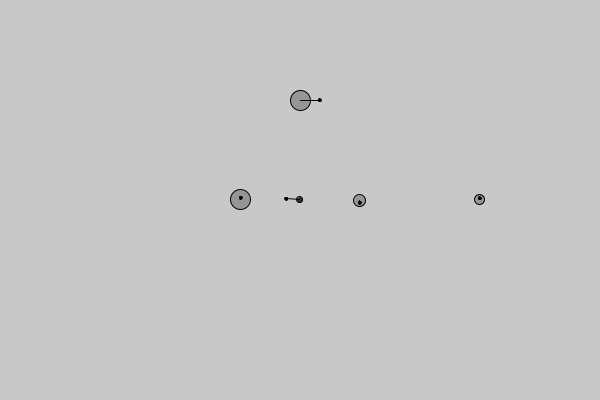
Frame 1 (no input)
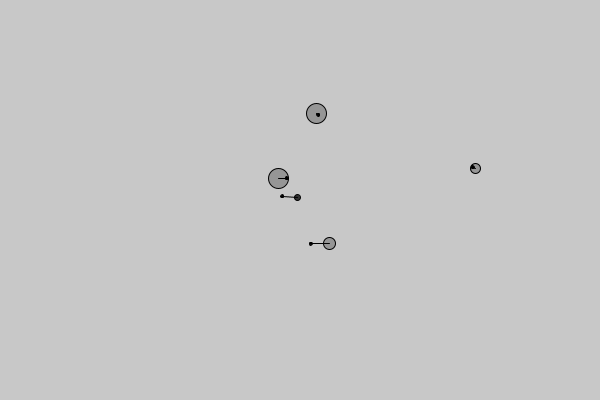
Frame 60 (the mouse pressed at the canvas centre just before this capture)
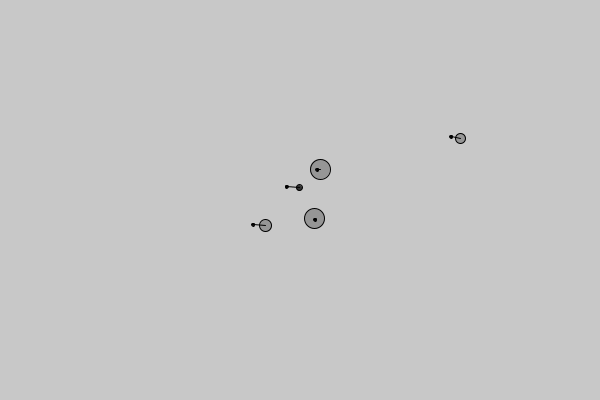
Frame 120 (the mouse held since frame 60 and released just before this capture)

The Processing sketch that drew these frames (run headless with seeded random() and noise(); from frame 60 on, the mouse is pressed at the canvas centre):

// Processing sketch: IV_1_Harmonic_Motion
// ── IV_1_Harmonic_Motion.pde
Mover[] m;

void setup() {
  size(600, 400);
  m = new Mover[5];
  m[0] = new Mover();
  m[1] = new Mover(60);
  for(int i = 2; i < m.length; i++) {
    PVector pos = new PVector(i*width/5,  height/2);
    m[i] = new Mover(pos, 20/i);
  }
}

void draw() {
  background(200);
  for(int i = 0; i < m.length; i++) {
    for(int j = 0; j < m.length; j++) {
      if (i != j) {
        PVector gravity = m[j].attract(m[i]);
        m[i].applyForce(gravity);
      }
    }
    println(m[i].pos.x);
    println(m[i].pos.y);
    m[i].update();
    m[i].display();
  }
}
// ── Mover.pde
class Mover {
  PVector pos;
  PVector vel;
  PVector acc;
  float ang;
  float angVel;
  float angAcc;
  float mass;
  
  Mover() {
    pos = new PVector(width/2, height/4);
    vel = new PVector(random(-1, 1), 0);
    acc = new PVector(0, 0);
    mass = 10;
  }
  
  Mover(float mass) {
    pos = new PVector(width/2, height/2);
    vel = new PVector(0, 0);
    acc = new PVector(0, 0);
    this.mass = mass;
  }
  
  Mover(PVector pos, float mass) {
    this.pos = new PVector();
    this.pos = pos.copy();
    vel = new PVector(0, random(-1, 1));
    acc = new PVector(0, 0);
    this.mass = mass;
  }
  
  PVector attract(Mover m) {
    float G = 1;
    PVector force = PVector.sub(pos, m.pos);
    float dsq = force.magSq(); 
    force.normalize();
    
    float strength = (G * mass * m.mass) / dsq;
    force.mult(strength);
    
    return force;
  }
  
  void applyForce(PVector force) {
    PVector f = PVector.div(force, mass);
    acc.add(f);
  }
  
  void update() {
    vel.add(acc);
    pos.add(vel);
    acc.mult(0);
  }
  
  void edges() {
    if(pos.x > width || pos.x < 0) vel.x = -vel.x;
    if(pos.y > height || pos.y < 0) vel.y = -vel.y;
  }
  
  void display() {
    float r;
    if(mass > 50) {
      fill(50);
      r = mass/10;
    }
    else {      
      fill(150);
      r = mass*2;
    }
    pushMatrix();
    translate(pos.x, pos.y);
    rotate(0);
    ellipse(0, 0, r, r);
    fill(0);
    float endx = 20 * vel.x * abs(sin(pos.x/10) / vel.mag());
    float endy = 20 * vel.y * abs(sin(pos.x)/10) / vel.mag();
    line(0, 0, endx, endy);
    ellipse(endx, endy, 3, 3);
    popMatrix();
  }
}
